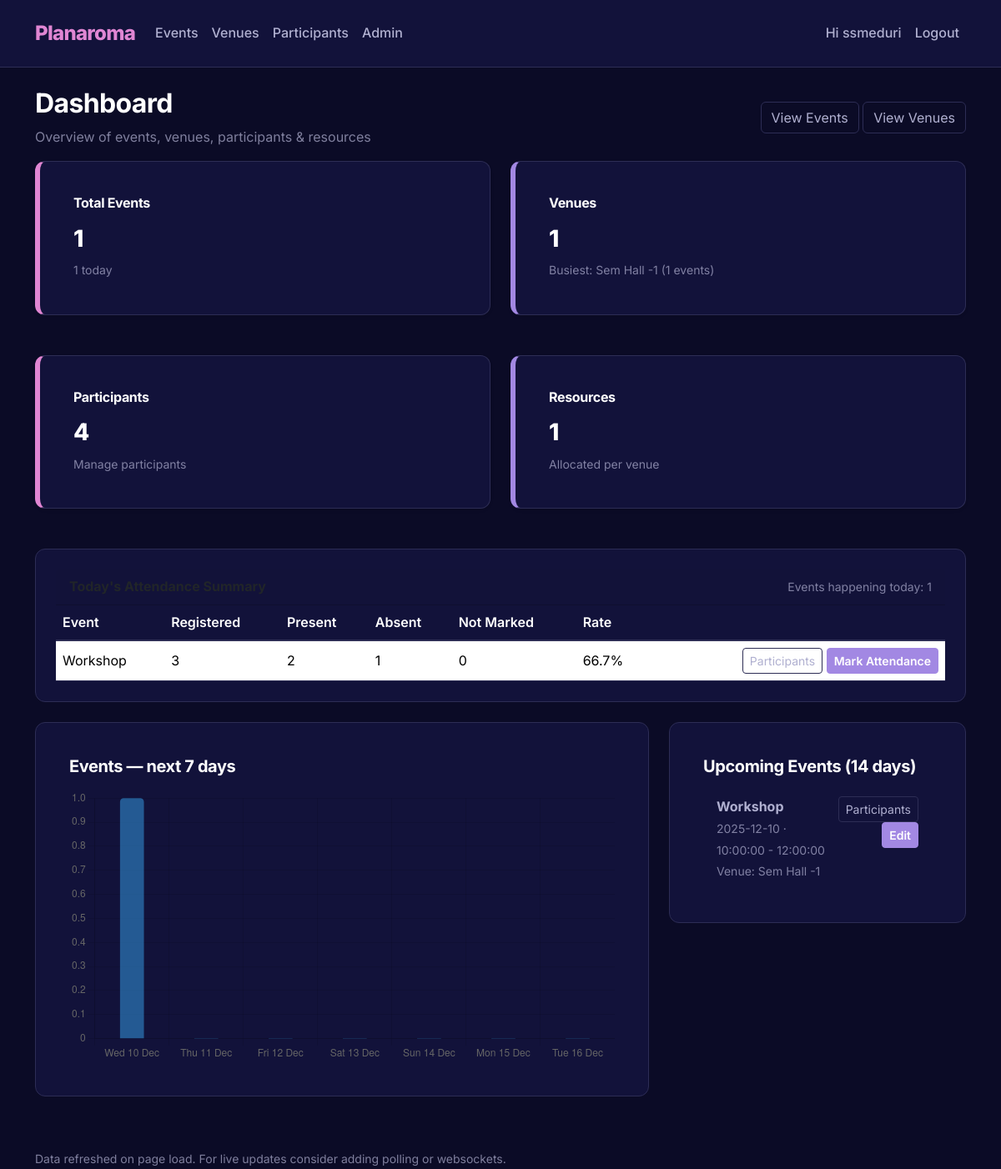
The page /dashboard (signed in) on the database its author committed.
### app/models.py (models this page shows, shortened)
class User(UserMixin, db.Model):
    __tablename__ = 'user'
    id = db.Column(db.Integer, primary_key=True)
    username = db.Column(db.String(80), unique=True, nullable=False)
    password_hash = db.Column(db.String(200), nullable=False)
    role = db.Column(db.String(20), nullable=False, default='viewer')  # admin, staff, viewer

class Venue(db.Model):
    __tablename__ = 'venue'
    id = db.Column(db.Integer, primary_key=True)
    name = db.Column(db.String(150), nullable=False, unique=True)
    capacity = db.Column(db.Integer, nullable=False, default=0)
    resources_list = db.relationship('Resource', back_populates='venue', cascade='all, delete-orphan')
    events = db.relationship('Event', backref='venue', lazy=True, cascade='all, delete-orphan')

class Event(db.Model):
    __tablename__ = 'event'
    id = db.Column(db.Integer, primary_key=True)
    title = db.Column(db.String(120), nullable=False)
    description = db.Column(db.Text)
    date = db.Column(db.Date, nullable=False)
    start_time = db.Column(db.Time, nullable=False)
    end_time = db.Column(db.Time, nullable=False)
    venue_id = db.Column(db.Integer, db.ForeignKey('venue.id'), nullable=False)
    participant_assoc = db.relationship('EventParticipant', back_populates='event', cascade='all, delete-orphan')
    participants = db.relationship(
        'Participant',
        secondary='event_participants',
        back_populates='events',
        overlaps="participant_assoc,event_assoc"
    )

### app/routes.py (the view)
@main_bp.route('/dashboard')
@login_required
def dashboard():
    total_events = Event.query.count()
    total_venues = Venue.query.count()
    total_participants = Participant.query.count()
    total_resources = Resource.query.count()
    today = date.today()
    events_today = Event.query.filter_by(date=today).order_by(Event.start_time).all()
    events_today_count = len(events_today)
    days = []
    day_counts = []
    for i in range(0, 7):
        d = today + timedelta(days=i)
        days.append(d.strftime('%a %d %b'))
        cnt = Event.query.filter_by(date=d).count()
        day_counts.append(cnt)
    upcoming_limit = today + timedelta(days=14)
    upcoming_events = (
        Event.query.filter(Event.date >= today, Event.date <= upcoming_limit)
        .order_by(Event.date, Event.start_time)
        .all()
    )
    window_end = today + timedelta(days=30)
    venue_counts = (
        db.session.query(Venue.id, Venue.name, func.count(Event.id).label('ev_count'))
        .join(Event, Event.venue_id == Venue.id)
        .filter(Event.date >= today, Event.date <= window_end)
        .group_by(Venue.id)
        .order_by(func.count(Event.id).desc())
        .limit(1)
        .all()
    )
    busiest_venue = venue_counts[0] if venue_counts else None
    attendance_summary = []
    for e in events_today:
        total = db.session.query(EventParticipant).filter_by(event_id=e.id).count()
        present = db.session.query(EventParticipant).filter_by(event_id=e.id, attendance_status='present').count()
        absent = db.session.query(EventParticipant).filter_by(event_id=e.id, attendance_status='absent').count()
        not_marked = db.session.query(EventParticipant).filter_by(event_id=e.id, attendance_status='not_marked').count()
        rate = (present / total * 100) if total > 0 else 0
        attendance_summary.append({
            "event": e,
            "total": total,
            "present": present,
            "absent": absent,
            "not_marked": not_marked,
            "rate": round(rate, 1)
        })
    return render_template(
        'dashboard.html',
        total_events=total_events,
        total_venues=total_venues,
        total_participants=total_participants,
        total_resources=total_resources,
        events_today=events_today,
        events_today_count=events_today_count,
        days=days,
        day_counts=day_counts,
        upcoming_events=upcoming_events,
        busiest_venue=busiest_venue,
        attendance_summary=attendance_summary
    )

### app/__init__.py (called while the page is built)
def create_app():
    app = Flask(__name__, static_folder='static', template_folder='templates')
    app.config.from_object(Config)
    db.init_app(app)
    login_manager.init_app(app)
    from .models import User
    @login_manager.user_loader
    def load_user(user_id):
        return User.query.get(int(user_id))
    from .routes import main_bp
    from .auth import auth_bp
    app.register_blueprint(main_bp)
    app.register_blueprint(auth_bp)
    return app

### app/templates/dashboard.html (shortened to what this page needs)
{% extends 'base.html' %}
{% block content %}
<div class="d-flex justify-content-between align-items-center mb-3">
  <div>
    <h2>Dashboard</h2>
    <p class="text-muted mb-0">Overview of events, venues, participants & resources</p>
  </div>
  <div>
    <a class="btn btn-outline-secondary" href="{{ url_for('main.list_events') }}">View Events</a>
    <a class="btn btn-outline-secondary" href="{{ url_for('main.list_venues') }}">View Venues</a>
  </div>
</div>
<div class="dashboard-grid mb-4">
  <div class="card card-accent-pink shadow-sm">
    <div class="card-body">
      <h6 class="card-title">Total Events</h6>
      <h3 class="card-text">{{ total_events }}</h3>
      <small class="text-muted">{{ events_today_count }} today</small>
    </div>
  </div>
  <div class="card card-accent-purple shadow-sm">
    <div class="card-body">
      <h6 class="card-title">Venues</h6>
      <h3 class="card-text">{{ total_venues }}</h3>
      {% if busiest_venue %}
      <small class="text-muted">Busiest: {{ busiest_venue[1] }} ({{ busiest_venue[2] }} events)</small>
      {% else %}
      <small class="text-muted">No events in next 30 days</small>
      {% endif %}
    </div>
  </div>
  <div class="card card-accent-pink shadow-sm">
    <div class="card-body">
      <h6 class="card-title">Participants</h6>
      <h3 class="card-text">{{ total_participants }}</h3>
      <small class="text-muted">Manage participants</small>
    </div>
  </div>
  <div class="card card-accent-purple shadow-sm">
    <div class="card-body">
      <h6 class="card-title">Resources</h6>
      <h3 class="card-text">{{ total_resources }}</h3>
      <small class="text-muted">Allocated per venue</small>
    </div>
  </div>
</div>
{% if attendance_summary %}
<div class="card mb-4">
  <div class="card-header d-flex justify-content-between align-items-center">
    <strong>Today's Attendance Summary</strong>
    <small class="text-muted">Events happening today: {{ events_today_count }}</small>
  </div>
  <div class="card-body p-0">
    <div class="table-responsive">
      <table class="table mb-0">
        <thead class="table-light">
          <tr>
            <th>Event</th>
            <th>Registered</th>
            <th>Present</th>
            <th>Absent</th>
            <th>Not Marked</th>
            <th>Rate</th>
            <th></th>
          </tr>
        </thead>
        <tbody>
          {% for a in attendance_summary %}
          <tr>
            <td class="align-middle">{{ a.event.title }}</td>
            <td class="align-middle">{{ a.total }}</td>
            <td class="align-middle">{{ a.present }}</td>
            <td class="align-middle">{{ a.absent }}</td>
            <td class="align-middle">{{ a.not_marked }}</td>
            <td class="align-middle">{{ a.rate }}%</td>
            <td class="align-middle text-end">
              <a class="btn btn-sm btn-outline-secondary"
                href="{{ url_for('main.event_participants_view', event_id=a.event.id) }}">Participants</a>
              {% if current_user.is_authenticated and current_user.role in ['admin','staff'] %}
              <a class="btn btn-sm btn-primary"
                href="{{ url_for('main.event_attendance_view', event_id=a.event.id) }}">Mark Attendance</a>
              {% endif %}
            </td>
          </tr>
          {% endfor %}
        </tbody>
      </table>
    </div>
  </div>
</div>
{% endif %}
<div class="row">
  <div class="col-lg-8 mb-4">
    <div class="card">
      <div class="card-body">
        <h5 class="card-title">Events — next 7 days</h5>
        <canvas id="eventsChart" width="400" height="200"></canvas>
      </div>
    </div>
  </div>
  <div class="col-lg-4 mb-4">
    <div class="card">
      <div class="card-body">
        <h5 class="card-title">Upcoming Events (14 days)</h5>
        <ul class="list-group list-group-flush">
          {% for e in upcoming_events %}
          <li class="list-group-item">
            <div class="d-flex justify-content-between">
              <div>
                <strong>{{ e.title }}</strong><br>
                <small class="text-muted">{{ e.date }} · {{ e.start_time }} - {{ e.end_time }}</small><br>
                <small class="text-muted">Venue: {{ e.venue.name if e.venue else 'N/A' }}</small>
              </div>
              <div class="text-end">
                <a class="btn btn-sm btn-outline-secondary"
                  href="{{ url_for('main.event_participants_view', event_id=e.id) }}">Participants</a>
                {% if current_user.is_authenticated and current_user.role in ['admin','staff'] %}
                <a class="btn btn-sm btn-primary" href="{{ url_for('main.edit_event', event_id=e.id) }}">Edit</a>
                {% endif %}
              </div>
            </div>
          </li>
          {% else %}
          <li class="list-group-item text-muted">No upcoming events.</li>
          {% endfor %}
        </ul>
      </div>
    </div>
  </div>
</div>
<div class="text-muted small mt-3">
  Data refreshed on page load. For live updates consider adding polling or websockets.
</div>
<script>
  (function () {
    const labels = {{ days| tojson
  }};
  const data = {{ day_counts| tojson }};
  const ctx = document.getElementById('eventsChart').getContext('2d');
  new Chart(ctx, {
    type: 'bar',
    data: {
      labels: labels,
      datasets: [{
        label: 'Events',
        data: data,
        borderRadius: 5,
        barThickness: 28
      }]
    },
    options: {
      responsive: true,
      plugins: {
        legend: { display: false },
        tooltip: { mode: 'index', intersect: false }
      },
      scales: {
        y: { beginAtZero: true, precision: 0 }
      }
    }
  });
  }) ();
</script>
{% endblock %}

### app/templates/base.html (shortened to what this page needs)
<!doctype html>
<html lang="en">
<head>
    <link href="https://cdn.jsdelivr.net/npm/bootstrap@5.3.2/dist/css/bootstrap.min.css" rel="stylesheet">
    <link href="{{ url_for('static', filename='style.css') }}" rel="stylesheet">
</head>
<body>
<nav class="navbar navbar-expand-lg navbar-light bg-light mb-4">
  <div class="container">
    <a class="navbar-brand" href="{{ url_for('main.dashboard') }}">
        Planaroma
    </a>
    <div class="collapse navbar-collapse" id="navbarNav">
      <ul class="navbar-nav me-auto">
        <li class="nav-item">
          <a class="nav-link" href="{{ url_for('main.list_events') }}">Events</a>
        </li>
        <li class="nav-item">
          <a class="nav-link" href="{{ url_for('main.list_venues') }}">Venues</a>
        </li>
        <li class="nav-item">
          <a class="nav-link" href="{{ url_for('main.list_participants') }}">Participants</a>
        </li>
        {% if current_user.is_authenticated and current_user.role == 'admin' %}
        <li class="nav-item">
        <a class="nav-link" href="{{ url_for('main.admin_list_users') }}">Admin</a>
         </li>
{% endif %}
      </ul>
      <ul class="navbar-nav ms-auto">
        {% if current_user.is_authenticated %}
          <li class="nav-item">
            <a class="nav-link">Hi {{ current_user.username }}</a>
          </li>
          <li class="nav-item">
            <a class="nav-link" href="{{ url_for('auth.logout') }}">Logout</a>
          </li>
        {% else %}
          <li class="nav-item">
            <a class="nav-link" href="{{ url_for('auth.login') }}">Login</a>
          </li>
        {% endif %}
      </ul>
    </div>
  </div>
</nav>
<div class="container">
    {% block content %}{% endblock %}
</div>
</body>
</html>

### app/static/style.css (style rules this page uses)
:root { --bg-primary: #0B0B26; --card-surface: #12123A; --text-primary: #FFFFFF; --text-secondary: #B0B0D0; --accent-pink: #E086D3; --accent-purple: #A288E3; --border-color: #2D2D55; --border-radius: 12px; --font-family: 'Inter', sans-serif; }
body { background-color: var(--bg-primary); color: var(--text-secondary); font-family: var(--font-family); line-height: 1.6; }
h1, h2, h3, h4, h5, h6 { color: var(--text-primary); font-weight: 700; letter-spacing: -0.02em; }
a { color: var(--accent-purple); text-decoration: none; transition: color 0.2s ease; }
.navbar { background-color: var(--card-surface) !important; border-bottom: 1px solid var(--border-color); padding: 1rem 0; }
.navbar-brand { color: var(--accent-pink) !important; font-weight: 800; font-size: 1.5rem; letter-spacing: -0.03em; }
.nav-link { color: var(--text-secondary) !important; font-weight: 500; }
.card { background-color: var(--card-surface); border: 1px solid var(--border-color); border-radius: var(--border-radius); padding: 1.5rem; margin-bottom: 1.5rem; box-shadow: none; }
.card-title { color: var(--text-primary); font-weight: 700; margin-bottom: 1rem; }
.card-text { color: var(--text-primary); font-weight: 800; }
.card-accent-pink { border-left: 6px solid var(--accent-pink); }
.card-accent-purple { border-left: 6px solid var(--accent-purple); }
.dashboard-grid { display: grid; grid-template-columns: 1fr; gap: 1.5rem; }
@media (min-width: 768px) { .dashboard-grid { grid-template-columns: repeat(2, 1fr); } }
.btn-primary { background-color: var(--accent-purple); border-color: var(--accent-purple); color: #fff; font-weight: 600; }
.btn-outline-secondary { color: var(--text-secondary); border-color: var(--border-color); }
.table { color: var(--text-secondary); border-color: var(--border-color); }
.table thead th { background-color: var(--card-surface); color: var(--text-primary); border-bottom: 2px solid var(--border-color); font-weight: 600; }
.table td, .table th { border-color: var(--border-color); }
.list-group-item { background-color: transparent; border-color: var(--border-color); color: var(--text-secondary); }
.text-muted { color: rgba(176, 176, 208, 0.7) !important; }

### rows shown on the page
User: username "ssmeduri"
Venue: name "Sem Hall -1"
Event: event "Workshop", title "Workshop", date "2025-12-10", start_time "10:00:00", end_time "12:00:00", venue "Sem Hall -1"

### other values the page prints
{{ total_events }} "1"
{{ events_today_count }} "1"
{{ total_venues }} "1"
{{ busiest_venue[2] }} "1"
{{ total_participants }} "4"
{{ total_resources }} "1"
{{ a.total }} "3"
{{ a.present }} "2"
{{ a.absent }} "1"
{{ a.not_marked }} "0"
{{ a.rate }} "66.7"
chart data {{ day_counts| tojson }} [1, 0, 0, 0, 0, 0, 0]
